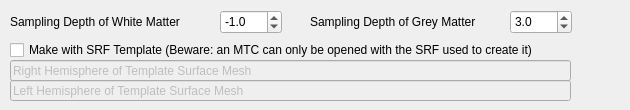
     <widget class="QWidget" name="tabMTC">
      <attribute name="title">
       <string>MTC</string>
      </attribute>
      <widget class="QDoubleSpinBox" name="samplingDepthWM">
       <property name="geometry">
        <rect>
         <x>220</x>
         <y>10</y>
         <width>62</width>
         <height>24</height>
        </rect>
       </property>
       <property name="decimals">
        <number>1</number>
       </property>
       <property name="minimum">
        <double>-100.000000000000000</double>
       </property>
       <property name="singleStep">
        <double>0.500000000000000</double>
       </property>
       <property name="value">
        <double>-1.000000000000000</double>
       </property>
      </widget>
      <widget class="QDoubleSpinBox" name="samplingDepthGM">
       <property name="geometry">
        <rect>
         <x>510</x>
         <y>10</y>
         <width>62</width>
         <height>24</height>
        </rect>
       </property>
       <property name="decimals">
        <number>1</number>
       </property>
       <property name="minimum">
        <double>-100.000000000000000</double>
       </property>
       <property name="singleStep">
        <double>0.500000000000000</double>
       </property>
       <property name="value">
        <double>3.000000000000000</double>
       </property>
      </widget>
      <widget class="QLabel" name="samplingDepthGMLabel">
       <property name="geometry">
        <rect>
         <x>310</x>
         <y>14</y>
         <width>211</width>
         <height>16</height>
        </rect>
       </property>
       <property name="text">
        <string>Sampling Depth of Grey Matter</string>
       </property>
      </widget>
      <widget class="QLabel" name="samplingDepthWMLabel">
       <property name="geometry">
        <rect>
         <x>10</x>
         <y>14</y>
         <width>221</width>
         <height>16</height>
        </rect>
       </property>
       <property name="text">
        <string>Sampling Depth of White Matter</string>
       </property>
      </widget>
      <widget class="QCheckBox" name="mtcTemplateSurfaceBool">
       <property name="enabled">
        <bool>true</bool>
       </property>
       <property name="geometry">
        <rect>
         <x>10</x>
         <y>40</y>
         <width>611</width>
         <height>20</height>
        </rect>
       </property>
       <property name="text">
        <string>Make with SRF Template (Beware: an MTC can only be opened with the SRF used to create it)</string>
       </property>
      </widget>
      <widget class="QLineEdit" name="mtcTemplateSurfacePathRH">
       <property name="enabled">
        <bool>false</bool>
       </property>
       <property name="geometry">
        <rect>
         <x>10</x>
         <y>60</y>
         <width>561</width>
         <height>21</height>
        </rect>
       </property>
       <property name="text">
        <string>Right Hemisphere of Template Surface Mesh</string>
       </property>
      </widget>
      <widget class="QLineEdit" name="mtcTemplateSurfacePathLH">
       <property name="enabled">
        <bool>false</bool>
       </property>
       <property name="geometry">
        <rect>
         <x>10</x>
         <y>80</y>
         <width>561</width>
         <height>21</height>
        </rect>
       </property>
       <property name="text">
        <string>Left Hemisphere of Template Surface Mesh</string>
       </property>
      </widget>
     </widget>
